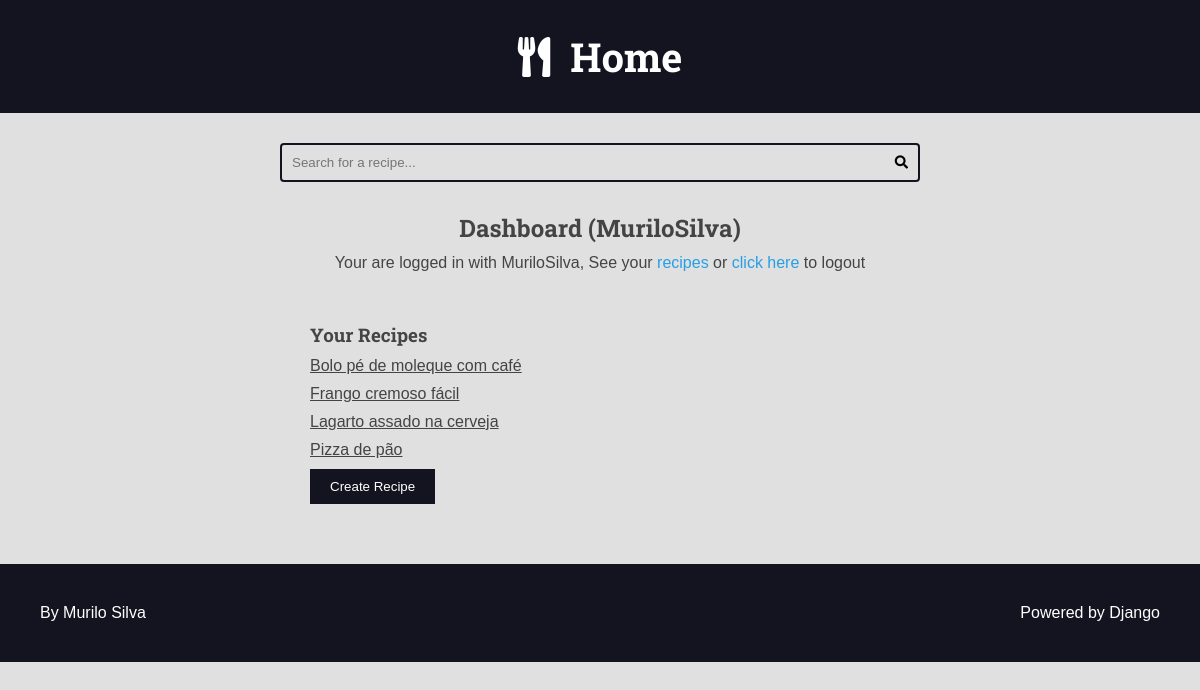
Before: /authors/dashboard/ (signed in) with the older database file.
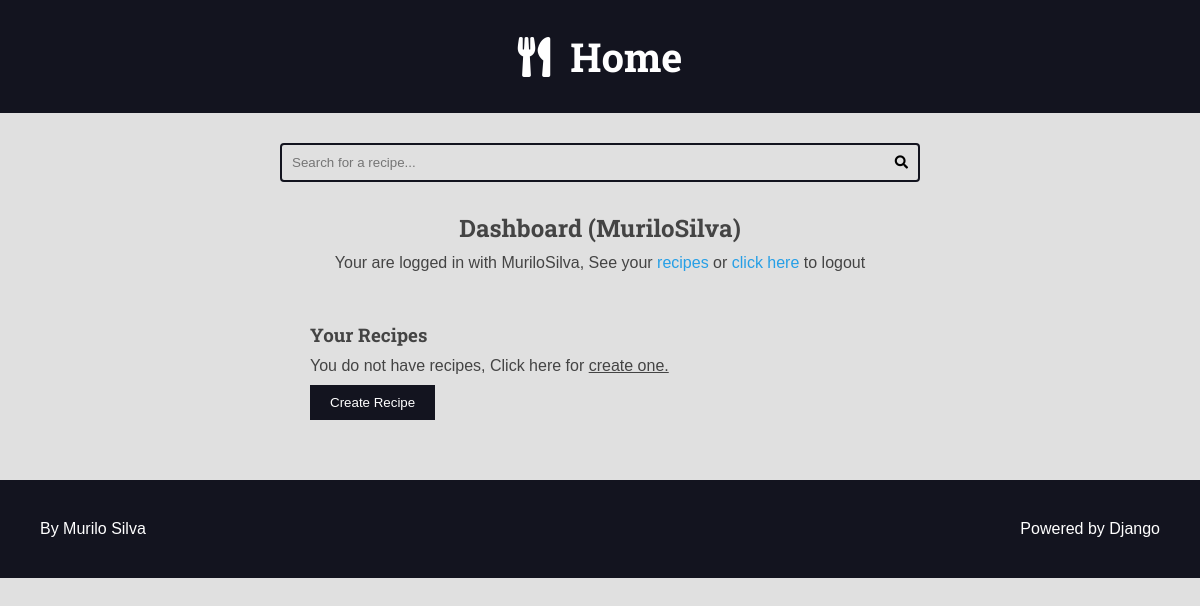
After: the same page with the newer database file.
### recipes/models.py (models this page shows, shortened)
class Recipe(models.Model):
    title = models.CharField(max_length=65)
    description = models.CharField(max_length=165)
    slug = models.SlugField(unique=True)
    preparation_time = models.IntegerField()
    preparation_time_unit = models.CharField(max_length=65)
    servings = models.IntegerField()
    servings_unit = models.CharField(max_length=65)
    preparation_steps = models.TextField()
    preparation_steps_is_html = models.BooleanField(default=False)
    created_at = models.DateTimeField(auto_now_add=True)
    updated_at = models.DateTimeField(auto_now=True)
    is_published = models.BooleanField(default=False)
    cover = models.ImageField(
        upload_to='recipes/cover/%Y/%m/%d/', blank=True, default='')
    category = models.ForeignKey(
        Category, on_delete=models.SET_NULL, null=True, blank=True, default=None
    )
    author = models.ForeignKey(
        User, on_delete=models.SET_NULL, null=True)

### authors/views.py (the view)
# urls.py: path('dashboard/', views.dashboard_view, name='dashboard'),
@login_required(login_url='authors:login', redirect_field_name='next')
def dashboard_view(request):
    recipes = Recipe.objects.filter(
        is_published=False,
        author=request.user
    )
    return render(request, 'authors/pages/dashboard.html',
                  context={
                      'recipes': recipes,
                  })

### authors/templates/authors/pages/dashboard.html (shortened to what this page needs)
{% extends 'global/base.html' %}
{% block content %}
    <div class="main-content center container">
        <h2>Dashboard ({{user}}) </h2>
        {% include 'authors/partials/login_message.html' %}
        <div class="authors-dashboard-container">
            <h3>Your Recipes</h3>
            <ul>
                {% for recipe in recipes  %}
                    <li>
                        <a href="{% url 'authors:dashboard_recipe_edit' recipe.id %}">
                            {{recipe.title}}
                        </a>
                    </li>
                    {%empty%}
                        <li>
                            <p>
                                You do not have recipes, Click here for
                                <a href="{% url 'authors:dashboard_recipe_create' %}">
                                    create one.
                                </a>
                            </p>
                        </li>
                {% endfor %}
            </ul>
            <a href="{% url 'authors:dashboard_recipe_create' %}">
                <button>Create Recipe</button>
            </a>
        </div>
    </div>
{% endblock content %}

### base_templates/global/base.html (shortened to what this page needs)
<!DOCTYPE html>
<html lang="pt-BR">
    {% include 'global/partials/head.html' %}
</head>
<body>
    {% include 'global/partials/header.html' %}
    {% include 'global/partials/search-bar.html' %}
    <main class="main-content-container">
        {% block content %}{% endblock  %}
    </main>
    {% include 'global/partials/footer.html' %}
</body>
</html>

### base_templates/global/partials/head.html (shortened to what this page needs)
{% load static %}
<link rel="stylesheet" href="https://cdnjs.cloudflare.com/ajax/libs/font-awesome/5.15.4/css/fontawesome.min.css"
 />
<link rel="stylesheet" href="https://cdnjs.cloudflare.com/ajax/libs/font-awesome/5.15.4/css/brands.min.css"
 />
<link rel="stylesheet" href="https://cdnjs.cloudflare.com/ajax/libs/font-awesome/5.15.4/css/solid.min.css"
 />
<link rel="stylesheet" href="{%static 'global/css/styles.css'%}">

### base_templates/global/partials/header.html
<header class="main-header-container">
    <div class="main-header container">
        <h1>
            <a class= "main-logo" href="{% url 'recipes:home' %}">
                <i class="fas fa-utensils main-logo-icon"></i>
                <span class= "mian-logo-text">Home</span>
            </a>
        </h1>
    </div>
</header>

### base_templates/global/partials/search-bar.html
<div class="search-container">
    <div class="container">
        <form action="{% url 'recipes:search' %}" method ="GET" class="search-form" >
            <input type="search" class="search-input" name="q" value="{{search_term}}" required
            placeholder="Search for a recipe..."
            >
            <button type="submit" class="search-button"><i class="fas fa-search"></i></button>
        </form>
    </div>
</div>

### authors/templates/authors/partials/login_message.html (shortened to what this page needs)
{% if request.user.is_authenticated %}
<div class="login_message"> Your are logged in with {{request.user.username}},
    See your <a href="{% url 'authors:dashboard' %}">recipes</a> or
    <form class="form-inline" action="{% url 'authors:logout' %}" method='POST'>
        <button class="plaintext-button" type="submit">click here</button>
    </form> to logout
</div>
{% endif %}

### base_templates/global/partials/footer.html
<footer class="main-footer">
    <div class="developer">
        <a href="https://github.com/MuriloGDSilva" target="_blank" rel="noreferrer noopener">By Murilo Silva</a>
    </div>
    <div class="powered">
        <a href="https://www.djangoproject.com/" target="_blank" rel="noreferrer noopener">Powered by Django</a>
    </div>
</footer>

### base_static/global/css/styles.css (style rules this page uses)
:root { --color-primary: #269fe6; --color-primary-hover: #2086c2; --color-primary-dark: #13141f; --color-primary-dark-hover: #212336; --color-primary-light: #d4ecfa; --color-primary-light-hover: #bdd8e7; --color-white: #fff; --color-black: #000; --color-dark-text: #444; --color-info-light: #cce5ff; --color-debug-light: #cce5ff; --color-success-light: #d4edda; --color-alert-light: #fff3cd; --color-warning-light: #fff3cd; --color-error-light: #f8d7da; --color-info-dark: #4d86c4; --color-debug-dark: #4d86c4; --color-success-dark: #4a9c5d; --color-alert-dark: #927f40; --color-warning-dark: #927f40; --color-error-dark: #da525d; --color-gray-0: #f9f9f9; --color-gray-1: #e0e0e0; --color-gray-2: #c7c7c7; --color-gray-3: #aeaeae; --color-gray-4: #959595; --color-gray-5: #7d7d7d; --color-gray-6: #646464; --color-gray-7: #4b4b4b; --color-gray-8: #323232; --color-gray-9: #191919; --font-primary: sans-serif; --font-headings: 'Roboto Slab', serif; --spacing-gutter-medium: 3rem; --spacing-gutter-large: 4rem; }
* { padding: 0; margin: 0; box-sizing: border-box; }
html { font-size: 62.5%; }
body { font-size: 1.6rem; font-family: var(--font-primary); background: var(--color-gray-1); color: var(--color-dark-text); }
h1, h2, h3, h4, h5, h6 { font-family: var(--font-headings); }
a { color: var(--color-primary); text-decoration: none; }
.container { max-width: 144rem; margin: 0 auto; padding: var(--spacing-gutter-medium); }
.main-header-container { background: var(--color-primary-dark); }
.main-logo { font-size: 4rem; color: var(--color-white); text-decoration: none; display: flex; flex-flow: row nowrap; align-items: center; justify-content: center; width: fit-content; margin: 0 auto; }
.main-logo-icon { margin-right: 2rem; }
.search-form { border: .2rem solid var(--color-primary-dark); max-width: 64rem; margin: 0 auto; border-radius: .4rem; position: relative; transition: all 300ms ease-in-out; }
.search-input, .search-button { border: none; background: none; outline: none; padding: 1rem; transition: all 300ms ease-in-out; }
.search-input { width: 100%; padding-right: 2rem; }
.search-button { position: absolute; top: 0; right: 0; }
.main-content { padding-top: 0; }
.main-footer { display: flex; align-items: center; justify-content: space-between; background: var(--color-primary-dark); color: var(--color-white); padding: var(--spacing-gutter-large); }
.main-footer a { color: white; text-decoration: none; transition: all 300ms ease-in-out; }
.center { text-align: center; }
.plaintext-button { display: inline; border: none; background: none; cursor: pointer; color: var(--color-primary); font-size: 1.6rem; }
.form-inline { display: inline; }
.login_message { margin: 1rem 0; }
.authors-dashboard-container { max-width:64rem; padding: var(--spacing-gutter-medium); text-align: left; margin: 0 auto; }
.authors-dashboard-container h3, .authors-dashboard-container p, .authors-dashboard-container a, .authors-dashboard-container li, .authors-dashboard-container ul { list-style-type: none; margin: 1rem 0; color: var(--color-dark-text); }
.authors-dashboard-container button { padding: 1rem 2rem ; border: none; background: var(--color-primary-dark); color: var(--color-white); }
.authors-dashboard-container a { text-decoration: underline; }

Changed rows visible on the page:
no longer on this page (row edited): Recipe: title "Bolo pé de moleque com café"
no longer on this page (row edited): Recipe: title "Frango cremoso fácil"
no longer on this page (row edited): Recipe: title "Lagarto assado na cerveja"
no longer on this page (row edited): Recipe: title "Pizza de pão"
Other visible differences:
text now shown: "You do not have recipes, Click here for create one."
